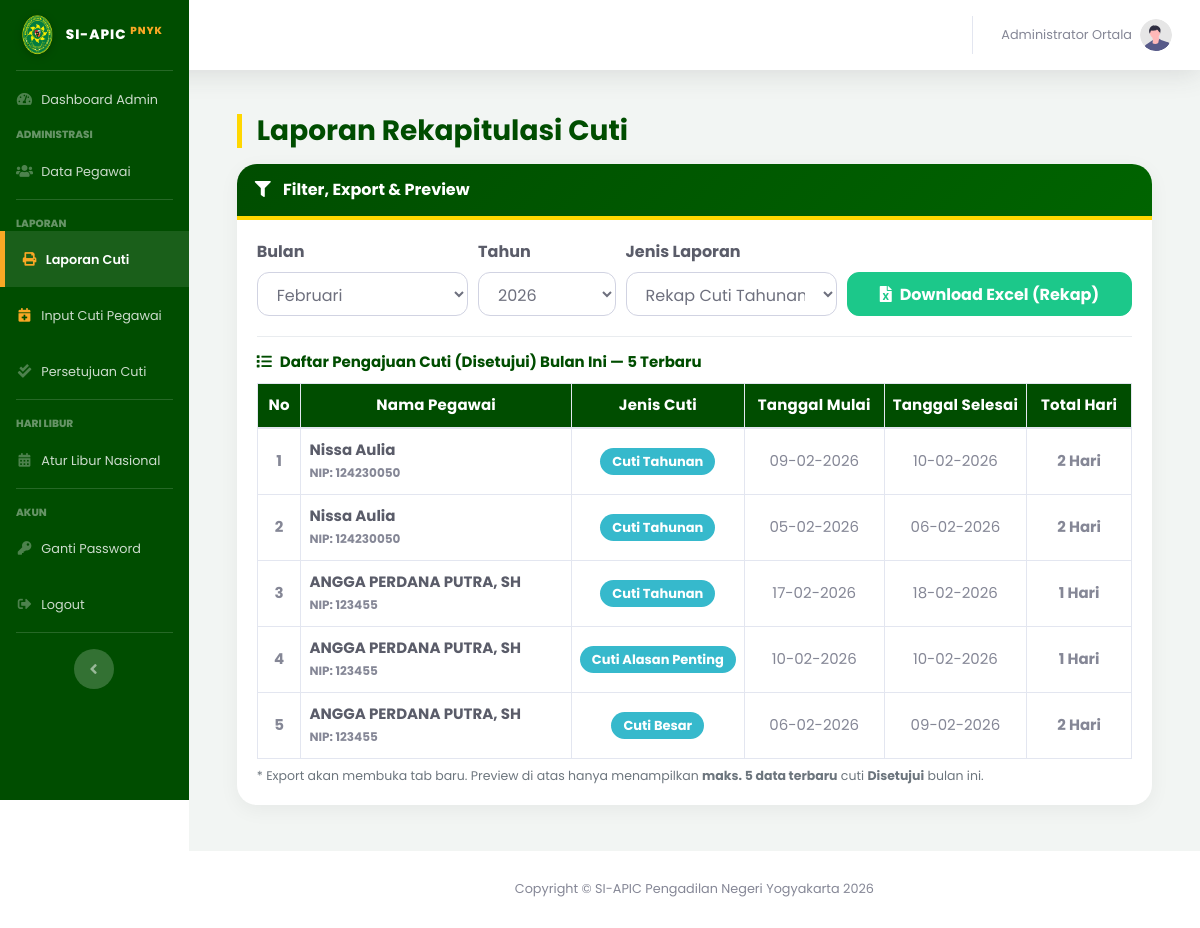
The page /index.php?page=laporan_cuti (signed in) on the database its author committed.
### tables this page shows
CREATE TABLE `pengajuan_cuti` (
  `id_pengajuan` int(11) NOT NULL,
  `id_user` int(11) NOT NULL,
  `jenis_cuti` varchar(50) DEFAULT NULL,
  `id_atasan` int(11) DEFAULT NULL,
  `id_jenis` int(11) NOT NULL,
  `nomor_surat` varchar(100) DEFAULT NULL,
  `tgl_pengajuan` date DEFAULT NULL,
  `tgl_mulai` date NOT NULL,
  `tgl_selesai` date NOT NULL,
  `lama_hari` int(11) NOT NULL,
  `alasan` text NOT NULL,
  `no_telepon` varchar(20) DEFAULT NULL,
  `masa_kerja` varchar(50) DEFAULT NULL,
  `alamat_cuti` text NOT NULL,
  `status` enum('Diajukan','Disetujui','Ditolak','Dibatalkan') DEFAULT 'Diajukan',
  `catatan_admin` text DEFAULT NULL,
  `created_at` timestamp NOT NULL DEFAULT current_timestamp(),
  `sisa_cuti_n` int(11) DEFAULT 0,
  `sisa_cuti_n1` int(11) DEFAULT 0,
  `dipotong_n1` int(11) DEFAULT 0,
  `dipotong_n` int(11) DEFAULT 0,
  `id_pejabat` int(11) DEFAULT 0
);

CREATE TABLE `users` (
  `id_user` int(11) NOT NULL,
  `nip` varchar(30) NOT NULL,
  `password` varchar(255) NOT NULL,
  `nama_lengkap` varchar(100) NOT NULL,
  `jabatan` varchar(100) DEFAULT NULL,
  `pangkat` varchar(50) DEFAULT NULL,
  `unit_kerja` varchar(100) DEFAULT 'Pengadilan Negeri Yogyakarta',
  `no_telepon` varchar(20) DEFAULT NULL,
  `role` enum('admin','user') NOT NULL,
  `is_atasan_langsung` tinyint(1) DEFAULT 0 COMMENT '1=Bisa TTD, 0=Staf Biasa',
  `sisa_cuti_n` int(11) DEFAULT 12,
  `sisa_cuti_n1` int(11) DEFAULT 0,
  `sisa_cuti_n2` int(11) DEFAULT 0,
  `kuota_cuti_sakit` int(11) DEFAULT 14,
  `created_at` timestamp NOT NULL DEFAULT current_timestamp(),
  `status_akun` enum('aktif','nonaktif') DEFAULT 'aktif',
  `id_atasan` int(11) DEFAULT NULL,
  `is_atasan` enum('0','1') DEFAULT '0'
);

CREATE TABLE `jenis_cuti` (
  `id_jenis` int(11) NOT NULL,
  `nama_jenis` varchar(50) NOT NULL
);

### pages/admin/laporan_cuti.php (the view, shortened to what this page needs)
<?php
$bln = date('m');
$thn = date('Y');
$query_preview = "SELECT p.*, u.nama_lengkap, u.nip, j.nama_jenis
                  FROM pengajuan_cuti p
                  JOIN users u ON p.id_user = u.id_user
                  JOIN jenis_cuti j ON p.id_jenis = j.id_jenis
                  WHERE p.status = 'Disetujui'
                    AND MONTH(p.tgl_mulai) = '$bln'
                    AND YEAR(p.tgl_mulai) = '$thn'
                  ORDER BY p.created_at DESC, p.id_pengajuan DESC
                  LIMIT 5";
$result_preview = mysqli_query($koneksi, $query_preview);
$nama_bulan = [
  '01' => 'Januari', '02' => 'Februari', '03' => 'Maret',
  '04' => 'April',   '05' => 'Mei',      '06' => 'Juni',
  '07' => 'Juli',    '08' => 'Agustus',  '09' => 'September',
  '10' => 'Oktober', '11' => 'November', '12' => 'Desember'
];
?>
<div class="container-fluid mb-3">
    <div class="d-sm-flex align-items-center justify-content-between mb-3 mt-4">
        <h1 class="h3 mb-0 text-gray-800 page-title-pn">Laporan Rekapitulasi Cuti</h1>
    </div>
    <div class="card card-pn">
        <div class="card-header-pn">
            <i class="fas fa-filter mr-2"></i>
            <h6 class="d-inline m-0 font-weight-bold text-white">Filter, Export & Preview</h6>
        </div>
        <div class="card-body">
            <form id="formExport" action="pages/admin/proses_export_excel.php" method="GET" target="_blank">
                <div class="form-row align-items-end">
                    <div class="col-md-3 mb-2">
                        <label class="font-weight-bold text-dark">Bulan</label>
                        <select name="bulan" id="bulan" class="form-control" required>
                            <?php
                            $bulan_sekarang = date('m');
                            foreach ($nama_bulan as $kode => $nama) {
                                $selected = ($kode == $bulan_sekarang) ? 'selected' : '';
                                echo "<option value='$kode' $selected>$nama</option>";
                            }
                            ?>
                        </select>
                    </div>
                    <div class="col-md-2 mb-2">
                        <label class="font-weight-bold text-dark">Tahun</label>
                        <select name="tahun" id="tahun" class="form-control" required>
                            <?php
                            $tahun_mulai = 2026;
                            $tahun_akhir = $tahun_mulai + 4;
                            $tahun_sekarang = (int)date('Y');
                            for ($i = $tahun_mulai; $i <= $tahun_akhir; $i++) {
                                $selected = '';
                                if ($tahun_sekarang >= $tahun_mulai && $tahun_sekarang <= $tahun_akhir) {
                                    $selected = ($i == $tahun_sekarang) ? 'selected' : '';
                                } else {
                                    $selected = ($i == $tahun_mulai) ? 'selected' : '';
                                }
                                echo "<option value='$i' $selected>$i</option>";
                            }
                            ?>
                        </select>
                    </div>
                    <div class="col-md-3 mb-2">
                        <label class="font-weight-bold text-dark">Jenis Laporan</label>
                        <select name="id_jenis" id="id_jenis" class="form-control">
                            <option value="1">Rekap Cuti Tahunan</option>
                        </select>
                    </div>
                    <div class="col-md-4 mb-2">
                        <button type="submit" class="btn btn-success btn-block">
                            <i class="fas fa-file-excel mr-2"></i>Download Excel (Rekap)
                        </button>
                    </div>
                </div>
            </form>
            <div class="divider-soft"></div>
            <div class="font-weight-bold" style="color:var(--pn-green); font-size:15px; margin-bottom:10px;">
                <i class="fas fa-list mr-2"></i>Daftar Pengajuan Cuti (Disetujui) Bulan Ini — 5 Terbaru
            </div>
            <div class="table-responsive">
                <table class="table table-bordered table-hover table-preview mb-0" width="100%" cellspacing="0">
                    <thead class="thead-pn">
                        <tr class="text-center">
                            <th width="5%">No</th>
                            <th>Nama Pegawai</th>
                            <th width="18%">Jenis Cuti</th>
                            <th width="16%">Tanggal Mulai</th>
                            <th width="16%">Tanggal Selesai</th>
                            <th width="12%">Total Hari</th>
                        </tr>
                    </thead>
                    <tbody>
                        <?php
                        $no = 1;
                        if ($result_preview && mysqli_num_rows($result_preview) > 0) {
                            while ($row = mysqli_fetch_assoc($result_preview)) {
                                $total_hari = isset($row['lama_hari']) ? (int)$row['lama_hari'] : 0;
                                echo "<tr>";
                                echo "<td class='text-center font-weight-bold'>{$no}</td>";
                                echo "<td>
                                        <div class='font-weight-bold text-dark'>{$row['nama_lengkap']}</div>
                                        <small class='text-secondary font-weight-bold'>NIP: {$row['nip']}</small>
                                      </td>";
                                echo "<td class='text-center'>
                                        <span class='badge badge-info badge-pill-soft'>{$row['nama_jenis']}</span>
                                      </td>";
                                echo "<td class='text-center'>".date('d-m-Y', strtotime($row['tgl_mulai']))."</td>";
                                echo "<td class='text-center'>".date('d-m-Y', strtotime($row['tgl_selesai']))."</td>";
                                echo "<td class='text-center font-weight-bold'>{$total_hari} Hari</td>";
                                echo "</tr>";
                                $no++;
                            }
                        } else {
                            echo "<tr><td colspan='6' class='text-center'>Belum ada data cuti disetujui bulan ini.</td></tr>";
                        }
                        ?>
                    </tbody>
                </table>
                <div class="small-note">
                    * Export akan membuka tab baru. Preview di atas hanya menampilkan <b>maks. 5 data terbaru</b> cuti <b>Disetujui</b> bulan ini.
                </div>
            </div>
        </div>
    </div>
    <div class="footer-spacer"></div>
</div>

### index.php (style rules this page uses)
body, #wrapper, h1, h2, h3, h4, h5, h6, p, span, a, div, table, input, button, select, textarea { font-family: 'Poppins', sans-serif !important; }
.card { border-radius: 20px !important; border: none !important; box-shadow: 0 5px 20px rgba(0,0,0,0.05) !important; overflow: hidden; margin-bottom: 25px; }
.btn { border-radius: 12px !important; padding: 10px 20px; font-weight: 500; box-shadow: none !important; }
.form-control { border-radius: 12px !important; height: 45px; padding: 10px 15px; }

### pages/admin/laporan_cuti.php (style rules this page uses)
:root { --pn-green:#004d00; --pn-gold:#FFD700; --bg-light:#f8f9fc; }
.page-title-pn { font-weight:700; border-left:5px solid var(--pn-gold); padding-left:15px; color:var(--pn-green)!important; }
.card-pn { border:none; border-radius:15px; box-shadow:0 5px 15px rgba(0,0,0,0.1); overflow:hidden; background:#fff; }
.card-header-pn { background:linear-gradient(135deg,var(--pn-green) 0%,#006400 100%); color:#fff; border-bottom:4px solid var(--pn-gold); padding:14px 18px; }
.thead-pn { background:var(--pn-green); color:#fff; }
.badge-pill-soft { border-radius:999px; padding:7px 12px; font-weight:700; font-size: 13px; }
.form-control { border-radius:12px; height:44px; }
.btn { border-radius:12px; height:44px; font-weight:700; }
.divider-soft { height:1px; background:#e9ecef; margin:12px 0 14px; }
.table-preview { font-size: 15px; }
.table-preview th { padding: 10px 8px; font-size: 15px; letter-spacing: .2px; white-space: nowrap; }
.table-preview td { padding: 10px 8px; vertical-align: middle; }
.small-note { font-size: 12.5px; color: #6c757d; margin-top: 8px; }
.footer-spacer { height: 5px; }

### rows shown on the page
pengajuan_cuti: id_user.nama_lengkap "Nissa Aulia", id_user.nip "124230050", id_jenis.nama_jenis "Cuti Tahunan", tgl_mulai "09-02-2026", tgl_selesai "10-02-2026", lama_hari "2"
pengajuan_cuti: id_user.nama_lengkap "Nissa Aulia", id_user.nip "124230050", id_jenis.nama_jenis "Cuti Tahunan", tgl_mulai "05-02-2026", tgl_selesai "06-02-2026", lama_hari "2"
pengajuan_cuti: id_user.nama_lengkap "ANGGA PERDANA PUTRA, SH", id_user.nip "123455", id_jenis.nama_jenis "Cuti Tahunan", tgl_mulai "17-02-2026", tgl_selesai "18-02-2026", lama_hari "1"
pengajuan_cuti: id_user.nama_lengkap "ANGGA PERDANA PUTRA, SH", id_user.nip "123455", id_jenis.nama_jenis "Cuti Alasan Penting", tgl_mulai "10-02-2026", tgl_selesai "10-02-2026", lama_hari "1"
pengajuan_cuti: id_user.nama_lengkap "ANGGA PERDANA PUTRA, SH", id_user.nip "123455", id_jenis.nama_jenis "Cuti Besar", tgl_mulai "06-02-2026", tgl_selesai "09-02-2026", lama_hari "2"

### other values the page prints
$_SESSION['nama_lengkap'] "Administrator Ortala"
form field bulan "Februari"
form field tahun "2026"
